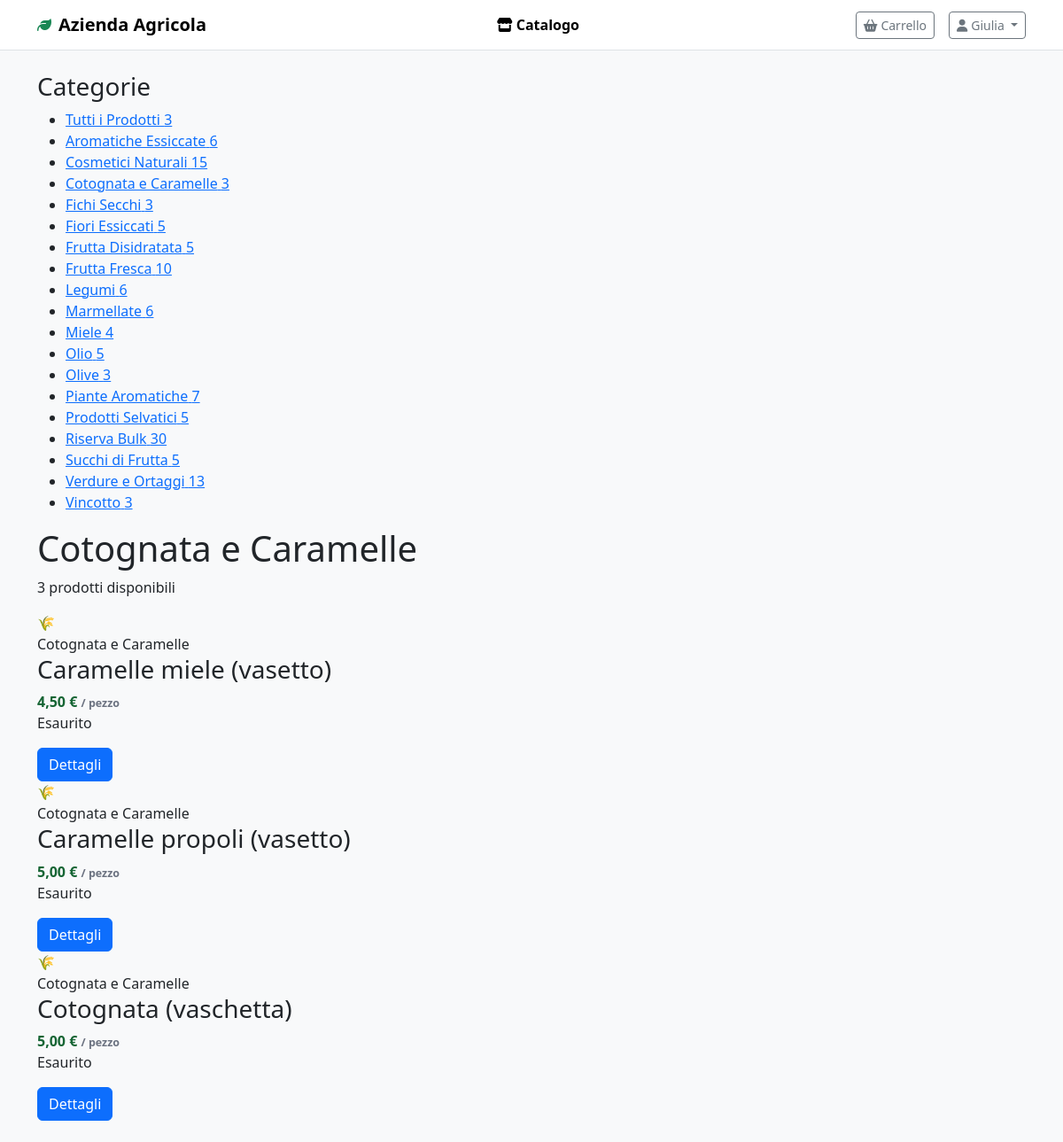
The app's page /cliente/catalogo.php?categoria=14 (signed in) with its own data.
### tables this page shows
CREATE TABLE IF NOT EXISTS CATEGORIA (
    idCategoria INT AUTO_INCREMENT PRIMARY KEY,
    nome VARCHAR(100) NOT NULL UNIQUE,
    descrizione TEXT NULL,
    
    INDEX idx_nome (nome)
);

CREATE TABLE IF NOT EXISTS PRODOTTO (
    idProdotto INT AUTO_INCREMENT PRIMARY KEY,
    nome VARCHAR(150) NOT NULL,
    unitaMisura ENUM('kg', 'litro', 'pezzo', 'grammo') NOT NULL,
    prezzoBase DECIMAL(10, 2) NOT NULL DEFAULT 0.00,
    idCategoria INT NOT NULL,
    
    FOREIGN KEY (idCategoria) REFERENCES CATEGORIA(idCategoria) ON DELETE RESTRICT,
    INDEX idx_categoria (idCategoria),
    INDEX idx_nome (nome)
);

### includes/db.php (called while the page is built, shortened)
<?php
function executeQuery($conn, $sql, $params = []) {
    $stmt = mysqli_prepare($conn, $sql);
    if (!empty($params)) {
        $types = '';
        foreach ($params as $param) {
            if (is_int($param))    $types .= 'i';
            elseif (is_float($param)) $types .= 'd';
            else                   $types .= 's';
        }
        mysqli_stmt_bind_param($stmt, $types, ...$params);
    }
    mysqli_stmt_execute($stmt);
    return $stmt;
}
function fetchOne($conn, $sql, $params = []) {
    $stmt  = executeQuery($conn, $sql, $params);
    $result = mysqli_stmt_get_result($stmt);
    $row   = mysqli_fetch_assoc($result);
    return $row;
}
function fetchAll($conn, $sql, $params = []) {
    $stmt   = executeQuery($conn, $sql, $params);
    $result = mysqli_stmt_get_result($stmt);
    $rows   = mysqli_fetch_all($result, MYSQLI_ASSOC);
    return $rows;
}

### includes/functions.php (called while the page is built, shortened)
<?php
function formatPrice($amount) {
    return number_format($amount, 2, ',', '.') . ' €';
}

### cliente/catalogo.php (the view, shortened to what this page needs)
<?php
require_once '../includes/db.php';
require_once '../includes/functions.php';
$categoriaFiltro = isset($_GET['categoria']) ? (int)$_GET['categoria'] : null;
$sqlCategorie = "SELECT c.*, COUNT(p.idProdotto) as totaleProdotti
                 FROM CATEGORIA c
                 LEFT JOIN PRODOTTO p ON c.idCategoria = p.idCategoria
                 GROUP BY c.idCategoria
                 ORDER BY c.nome";
$categorie = fetchAll($conn, $sqlCategorie);
$sqlProdotti = "SELECT p.*, c.nome as nomeCategoria,
                COALESCE(SUM(conf.giacenzaAttuale), 0) as giacenzaTotale
                FROM PRODOTTO p
                INNER JOIN CATEGORIA c ON p.idCategoria = c.idCategoria
                LEFT JOIN CONFEZIONAMENTO conf ON p.idProdotto = conf.idProdotto
                " . ($categoriaFiltro ? "WHERE p.idCategoria = ?" : "") . "
                GROUP BY p.idProdotto
                ORDER BY p.nome";
$params   = $categoriaFiltro ? [$categoriaFiltro] : [];
$prodotti = fetchAll($conn, $sqlProdotti, $params);
$categoriaNome = 'Tutti i Prodotti';
if ($categoriaFiltro) {
    $catData = fetchOne($conn, "SELECT nome FROM CATEGORIA WHERE idCategoria = ?", [$categoriaFiltro]);
    if ($catData) $categoriaNome = $catData['nome'];
}
include '../includes/header_cliente.php';
?>
<div class="catalogo-container">
    <aside class="catalogo-sidebar">
        <div class="categoria-filter">
            <h3 class="categoria-filter-title">Categorie</h3>
            <ul class="categoria-list">
                <li class="categoria-item">
                    <a href="/cliente/catalogo.php"
                       class="categoria-link <?php echo !$categoriaFiltro ? 'active' : ''; ?>">
                        <span>Tutti i Prodotti</span>
                        <span class="categoria-count"><?php echo count($prodotti); ?></span>
                    </a>
                </li>
                <?php foreach ($categorie as $cat): ?>
                    <li class="categoria-item">
                        <a href="/cliente/catalogo.php?categoria=<?php echo $cat['idCategoria']; ?>"
                           class="categoria-link <?php echo $categoriaFiltro == $cat['idCategoria'] ? 'active' : ''; ?>">
                            <span><?php echo htmlspecialchars($cat['nome']); ?></span>
                            <span class="categoria-count"><?php echo $cat['totaleProdotti']; ?></span>
                        </a>
                    </li>
                <?php endforeach; ?>
            </ul>
        </div>
    </aside>
    <main class="catalogo-main">
        <div class="catalogo-header">
            <div class="catalogo-info">
                <h1><?php echo htmlspecialchars($categoriaNome); ?></h1>
                <p class="catalogo-count">
                    <?php echo count($prodotti); ?>
                    prodott<?php echo count($prodotti) != 1 ? 'i' : 'o'; ?>
                    disponibil<?php echo count($prodotti) != 1 ? 'i' : 'e'; ?>
                </p>
            </div>
        </div>
        <?php if (empty($prodotti)): ?>
            <div class="empty-state">
                <div class="empty-state-icon">🌾</div>
                <h3 class="empty-state-title">Nessun prodotto trovato</h3>
                <p class="empty-state-message">Non ci sono prodotti disponibili in questa categoria.</p>
                <a href="/cliente/catalogo.php" class="btn btn-primary">Vedi tutti i prodotti</a>
            </div>
        <?php else: ?>
            <div class="catalogo-grid">
                <?php foreach ($prodotti as $prodotto): ?>
                    <div class="product-card">
                        <div class="product-image">🌾</div>
                        <div class="product-body">
                            <div class="product-category"><?php echo htmlspecialchars($prodotto['nomeCategoria']); ?></div>
                            <h3 class="product-name"><?php echo htmlspecialchars($prodotto['nome']); ?></h3>
                            <div class="product-meta">
                                <div class="product-price">
                                    <?php echo formatPrice($prodotto['prezzoBase']); ?>
                                    <span class="product-price-unit">/ <?php echo htmlspecialchars($prodotto['unitaMisura']); ?></span>
                                </div>
                                <div class="product-availability">
                                    <?php if ($prodotto['giacenzaTotale'] > 0): ?>
                                        <span class="status-badge disponibile">Disponibile</span>
                                        <span class="product-stock"><?php echo $prodotto['giacenzaTotale']; ?> pezzi</span>
                                    <?php else: ?>
                                        <span class="status-badge esaurito">Esaurito</span>
                                    <?php endif; ?>
                                </div>
                            </div>
                            <a href="/cliente/prodotto.php?id=<?php echo $prodotto['idProdotto']; ?>"
                               class="btn btn-primary btn-block" style="margin-top: 1rem;">
                                Dettagli
                            </a>
                        </div>
                    </div>
                <?php endforeach; ?>
            </div>
        <?php endif; ?>
    </main>
</div>
<?php include '../includes/footer.php'; ?>

### css/cliente.css (style rules this page uses)
.product-price { font-size: 1rem; font-weight: 700; color: #166534; }
.product-price-unit { font-size: .78rem; color: #6b7280; }

### records on screen
categoria: nome "Aromatiche Essiccate", totaleProdotti "6"
categoria: nome "Cosmetici Naturali", totaleProdotti "15"
categoria: nome "Cotognata e Caramelle", totaleProdotti "3"
categoria: nome "Fichi Secchi", totaleProdotti "3"
categoria: nome "Fiori Essiccati", totaleProdotti "5"
categoria: nome "Frutta Disidratata", totaleProdotti "5"
categoria: nome "Frutta Fresca", totaleProdotti "10"
categoria: nome "Legumi", totaleProdotti "6"
categoria: nome "Marmellate", totaleProdotti "6"
categoria: nome "Miele", totaleProdotti "4"
categoria: nome "Olio", totaleProdotti "5"
categoria: nome "Olive", totaleProdotti "3"
categoria: nome "Piante Aromatiche", totaleProdotti "7"
categoria: nome "Prodotti Selvatici", totaleProdotti "5"
categoria: nome "Riserva Bulk", totaleProdotti "30"
categoria: nome "Succhi di Frutta", totaleProdotti "5"
categoria: nome "Verdure e Ortaggi", totaleProdotti "13"
categoria: nome "Vincotto", totaleProdotti "3"
prodotto: idCategoria.nome "Cotognata e Caramelle", nome "Caramelle miele (vasetto)", prezzoBase "4,50 €", unitaMisura "pezzo"
prodotto: idCategoria.nome "Cotognata e Caramelle", nome "Caramelle propoli (vasetto)", prezzoBase "5,00 €", unitaMisura "pezzo"
prodotto: idCategoria.nome "Cotognata e Caramelle", nome "Cotognata (vaschetta)", prezzoBase "5,00 €", unitaMisura "pezzo"

### other values on screen
APP_NAME "Azienda Agricola"
explode(' ', getUserName())[0] "Giulia"
count($prodotti) "3"
